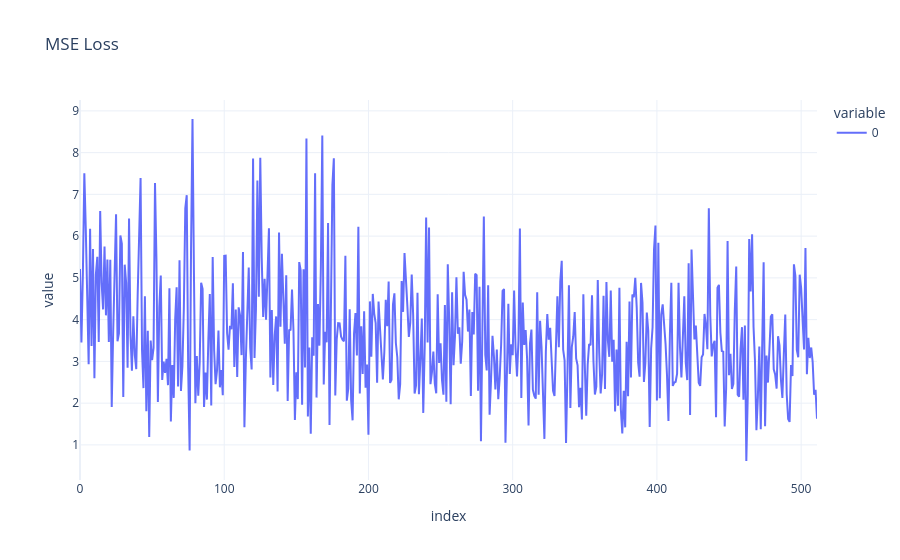

Source (notebook cell):
### Code cell
hidden_size = 256
train_samples = 8192

model = nn.Sequential(
    nn.Linear(2, hidden_size),
    nn.SiLU(),
    nn.Linear(hidden_size, hidden_size),
    nn.SiLU(),
    nn.Linear(hidden_size, 1),
)
optimizer = torch.optim.Adam(model.parameters(), lr=2e-4)

losses = []
for i in tqdm(range(train_samples // batch_size)):
    optimizer.zero_grad()
    noisy_states, velocity = get_noisy_state_and_velocity(batch_size)
    preds = model(noisy_states)
    loss = F.mse_loss(preds, velocity)
    losses.append(loss.item())
    loss.backward()
    optimizer.step()

px.line(losses, title="MSE Loss", template="plotly_white")

### Figure 1 — Plotly figure (JSON) as saved in the notebook; plotly's stock layout.template omitted (floating-point values rounded to 4 significant figures; data arrays with more than 128 entries replaced by an {"elided": "..."} marker saying what was removed)
{"data": [{"hovertemplate": "variable=0<br>index=%{x}<br>value=%{y}<extra></extra>", "legendgroup": "0", "line": {"color": "#636efa", "dash": "solid"}, "marker": {"symbol": "circle"}, "mode": "lines", "name": "0", "orientation": "v", "showlegend": true, "type": "scatter", "x": {"elided": "512 int values"}, "xaxis": "x", "y": {"elided": "512 float values"}, "yaxis": "y"}], "layout": {"legend": {"title": {"text": "variable"}, "tracegroupgap": 0}, "title": {"text": "MSE Loss"}, "xaxis": {"anchor": "y", "domain": [0, 1], "title": {"text": "index"}}, "yaxis": {"anchor": "x", "domain": [0, 1], "title": {"text": "value"}}}}
